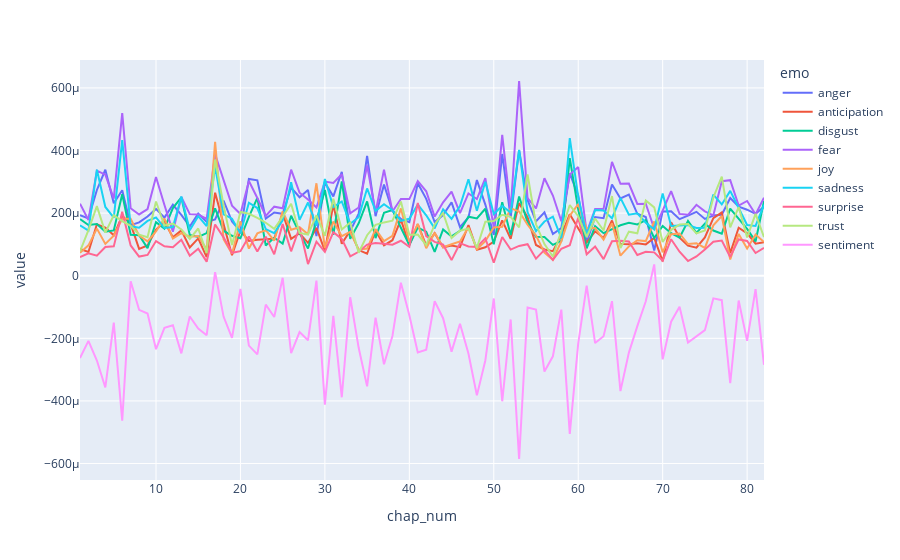

Notebook code cell kept with this figure:
### Code cell
px.line(ASOS_chaps_thin, x='chap_num', y='value', color='emo', hover_name = 'POV')

### Figure 1 — Plotly figure (JSON) as saved in the notebook; plotly's stock layout.template omitted (floating-point values rounded to 4 significant figures)
{"data": [{"hovertemplate": "<b>%{hovertext}</b><br><br>emo=anger<br>chap_num=%{x}<br>value=%{y}<extra></extra>", "hovertext": ["prologue", "jaime", "catelyn", "arya", "tyrion", "davos", "sansa", "jon", "daenerys", "bran", "davos", "jaime", "tyrion", "arya", "catelyn", "jon", "sansa", "arya", "samwell", "tyrion", "catelyn", "jaime", "arya", "daenerys", "bran", "davos", "jon", "daenerys", "sansa", "arya", "jon", "jaime", "tyrion", "samwell", "arya", "catelyn", "davos", "jaime", "tyrion", "arya", "bran", "jon", "daenerys", "arya", "jaime", "catelyn", "samwell", "arya", "jon", "catelyn", "arya", "catelyn", "arya", "tyrion", "davos", "jon", "bran", "daenerys", "tyrion", "sansa", "tyrion", "sansa", "jaime", "davos", "jon", "arya", "tyrion", "jaime", "sansa", "jon", "tyrion", "daenerys", "jaime", "jon", "arya", "samwell", "jon", "tyrion", "samwell", "jon", "sansa", "epilogue"], "legendgroup": "anger", "line": {"color": "#636efa", "dash": "solid"}, "marker": {"symbol": "circle"}, "mode": "lines", "name": "anger", "orientation": "v", "showlegend": true, "type": "scatter", "x": [1, 2, 3, 4, 5, 6, 7, 8, 9, 10, 11, 12, 13, 14, 15, 16, 17, 18, 19, 20, 21, 22, 23, 24, 25, 26, 27, 28, 29, 30, 31, 32, 33, 34, 35, 36, 37, 38, 39, 40, 41, 42, 43, 44, 45, 46, 47, 48, 49, 50, 51, 52, 53, 54, 55, 56, 57, 58, 59, 60, 61, 62, 63, 64, 65, 66, 67, 68, 69, 70, 71, 72, 73, 74, 75, 76, 77, 78, 79, 80, 81, 82], "xaxis": "x", "y": [0.0001934, 0.0001833, 0.000274, 0.0003385, 0.0002313, 0.000273, 0.0001614, 0.0001703, 0.0001892, 0.0002134, 0.0001855, 0.0002266, 0.0001942, 0.0001573, 0.0001987, 0.0001718, 0.0001799, 0.00024, 0.000173, 0.0001416, 0.0003093, 0.0003047, 0.0001829, 0.0002021, 0.0001976, 0.0002815, 0.0002506, 0.0002738, 0.0001265, 0.0002969, 0.0002535, 0.0003319, 0.0001423, 0.0001981, 0.000383, 0.0001902, 0.000291, 0.0002074, 0.000181, 0.0001711, 0.0002957, 0.0002455, 0.0001712, 0.000194, 0.0002345, 0.0001553, 0.0001859, 0.0003055, 0.0002273, 0.0001301, 0.0003889, 0.0001858, 0.0004011, 0.000242, 0.0001734, 0.0002023, 0.0001333, 0.0001522, 0.0003273, 0.0002559, 0.000107, 0.0001874, 0.0001839, 0.0002916, 0.0002467, 0.0002589, 0.0001978, 0.0001877, 8.065e-05, 0.0002056, 0.0002056, 0.0001807, 0.000192, 0.0002042, 0.0001815, 0.0001925, 0.0001949, 0.0002483, 0.0002205, 0.0002109, 0.0001978, 0.0002205], "yaxis": "y"}, {"hovertemplate": "<b>%{hovertext}</b><br><br>emo=anticipation<br>chap_num=%{x}<br>value=%{y}<extra></extra>", "hovertext": ["prologue", "jaime", "catelyn", "arya", "tyrion", "davos", "sansa", "jon", "daenerys", "bran", "davos", "jaime", "tyrion", "arya", "catelyn", "jon", "sansa", "arya", "samwell", "tyrion", "catelyn", "jaime", "arya", "daenerys", "bran", "davos", "jon", "daenerys", "sansa", "arya", "jon", "jaime", "tyrion", "samwell", "arya", "catelyn", "davos", "jaime", "tyrion", "arya", "bran", "jon", "daenerys", "arya", "jaime", "catelyn", "samwell", "arya", "jon", "catelyn", "arya", "catelyn", "arya", "tyrion", "davos", "jon", "bran", "daenerys", "tyrion", "sansa", "tyrion", "sansa", "jaime", "davos", "jon", "arya", "tyrion", "jaime", "sansa", "jon", "tyrion", "daenerys", "jaime", "jon", "arya", "samwell", "jon", "tyrion", "samwell", "jon", "sansa", "epilogue"], "legendgroup": "anticipation", "line": {"color": "#EF553B", "dash": "solid"}, "marker": {"symbol": "circle"}, "mode": "lines", "name": "anticipation", "orientation": "v", "showlegend": true, "type": "scatter", "x": [1, 2, 3, 4, 5, 6, 7, 8, 9, 10, 11, 12, 13, 14, 15, 16, 17, 18, 19, 20, 21, 22, 23, 24, 25, 26, 27, 28, 29, 30, 31, 32, 33, 34, 35, 36, 37, 38, 39, 40, 41, 42, 43, 44, 45, 46, 47, 48, 49, 50, 51, 52, 53, 54, 55, 56, 57, 58, 59, 60, 61, 62, 63, 64, 65, 66, 67, 68, 69, 70, 71, 72, 73, 74, 75, 76, 77, 78, 79, 80, 81, 82], "xaxis": "x", "y": [8.523e-05, 7.591e-05, 0.0001642, 0.0001537, 0.000129, 0.0001915, 0.000165, 8.578e-05, 9.671e-05, 0.000147, 0.0001722, 0.0001229, 0.0001448, 9.01e-05, 0.0001191, 5.982e-05, 0.0002652, 0.0001643, 6.539e-05, 0.0001438, 0.0001112, 0.0001148, 0.0001156, 0.0001181, 0.0002002, 0.0001176, 0.0001356, 0.0001049, 0.0001527, 7.911e-05, 0.0002274, 0.0001021, 0.0001441, 8.202e-05, 7.014e-05, 0.0001447, 9.708e-05, 0.0001134, 0.0001793, 9.736e-05, 0.0001649, 9.6e-05, 0.000136, 9.096e-05, 9.68e-05, 9.109e-05, 0.0001615, 8.322e-05, 9.099e-05, 0.0001087, 0.0001767, 0.0001179, 0.0002319, 0.0001867, 9.828e-05, 8.392e-05, 7.863e-05, 0.0001297, 0.0001965, 0.0001521, 0.000106, 0.0001418, 0.0001204, 0.0001763, 0.0001017, 0.0001002, 0.0001038, 0.0001, 0.0001208, 4.595e-05, 0.000171, 0.0001214, 9.603e-05, 8.943e-05, 0.0001224, 0.000184, 0.0002021, 7.218e-05, 0.0001533, 0.0001355, 0.0001022, 0.000107], "yaxis": "y"}, {"hovertemplate": "<b>%{hovertext}</b><br><br>emo=disgust<br>chap_num=%{x}<br>value=%{y}<extra></extra>", "hovertext": ["prologue", "jaime", "catelyn", "arya", "tyrion", "davos", "sansa", "jon", "daenerys", "bran", "davos", "jaime", "tyrion", "arya", "catelyn", "jon", "sansa", "arya", "samwell", "tyrion", "catelyn", "jaime", "arya", "daenerys", "bran", "davos", "jon", "daenerys", "sansa", "arya", "jon", "jaime", "tyrion", "samwell", "arya", "catelyn", "davos", "jaime", "tyrion", "arya", "bran", "jon", "daenerys", "arya", "jaime", "catelyn", "samwell", "arya", "jon", "catelyn", "arya", "catelyn", "arya", "tyrion", "davos", "jon", "bran", "daenerys", "tyrion", "sansa", "tyrion", "sansa", "jaime", "davos", "jon", "arya", "tyrion", "jaime", "sansa", "jon", "tyrion", "daenerys", "jaime", "jon", "arya", "samwell", "jon", "tyrion", "samwell", "jon", "sansa", "epilogue"], "legendgroup": "disgust", "line": {"color": "#00cc96", "dash": "solid"}, "marker": {"symbol": "circle"}, "mode": "lines", "name": "disgust", "orientation": "v", "showlegend": true, "type": "scatter", "x": [1, 2, 3, 4, 5, 6, 7, 8, 9, 10, 11, 12, 13, 14, 15, 16, 17, 18, 19, 20, 21, 22, 23, 24, 25, 26, 27, 28, 29, 30, 31, 32, 33, 34, 35, 36, 37, 38, 39, 40, 41, 42, 43, 44, 45, 46, 47, 48, 49, 50, 51, 52, 53, 54, 55, 56, 57, 58, 59, 60, 61, 62, 63, 64, 65, 66, 67, 68, 69, 70, 71, 72, 73, 74, 75, 76, 77, 78, 79, 80, 81, 82], "xaxis": "x", "y": [0.0001808, 0.0001619, 0.0001652, 0.0001406, 0.0001448, 0.0002603, 0.0001311, 0.0001297, 8.816e-05, 0.0001708, 0.0001507, 0.0002162, 0.0002501, 0.0001305, 0.0001239, 0.0001363, 0.0002149, 0.0001438, 0.0001276, 0.0001197, 0.0001879, 0.0002486, 9.67e-05, 0.0001212, 0.0001028, 0.0001918, 0.0001362, 8.714e-05, 0.0001748, 0.0002737, 0.0001305, 0.0003015, 0.0001177, 0.0001676, 0.0002374, 0.0001201, 0.0002014, 0.0002099, 0.0001534, 9.802e-05, 0.0001535, 0.0001408, 7.626e-05, 0.0001477, 0.0001255, 0.0001432, 0.0001886, 0.0001828, 0.000214, 0.0001001, 0.0002348, 0.0001299, 0.0002532, 0.0001717, 0.0001241, 0.0001235, 9.841e-05, 0.0001114, 0.0003756, 0.0002113, 8.747e-05, 0.0001585, 0.0001359, 0.0001495, 0.0001612, 0.0001688, 0.0001636, 0.0001774, 0.0001205, 0.0001588, 0.0001358, 0.0001214, 0.0001747, 0.0001371, 0.0001663, 0.0001443, 0.0001342, 0.0002145, 0.0001802, 0.0001494, 0.0001095, 0.0002387], "yaxis": "y"}, {"hovertemplate": "<b>%{hovertext}</b><br><br>emo=fear<br>chap_num=%{x}<br>value=%{y}<extra></extra>", "hovertext": ["prologue", "jaime", "catelyn", "arya", "tyrion", "davos", "sansa", "jon", "daenerys", "bran", "davos", "jaime", "tyrion", "arya", "catelyn", "jon", "sansa", "arya", "samwell", "tyrion", "catelyn", "jaime", "arya", "daenerys", "bran", "davos", "jon", "daenerys", "sansa", "arya", "jon", "jaime", "tyrion", "samwell", "arya", "catelyn", "davos", "jaime", "tyrion", "arya", "bran", "jon", "daenerys", "arya", "jaime", "catelyn", "samwell", "arya", "jon", "catelyn", "arya", "catelyn", "arya", "tyrion", "davos", "jon", "bran", "daenerys", "tyrion", "sansa", "tyrion", "sansa", "jaime", "davos", "jon", "arya", "tyrion", "jaime", "sansa", "jon", "tyrion", "daenerys", "jaime", "jon", "arya", "samwell", "jon", "tyrion", "samwell", "jon", "sansa", "epilogue"], "legendgroup": "fear", "line": {"color": "#ab63fa", "dash": "solid"}, "marker": {"symbol": "circle"}, "mode": "lines", "name": "fear", "orientation": "v", "showlegend": true, "type": "scatter", "x": [1, 2, 3, 4, 5, 6, 7, 8, 9, 10, 11, 12, 13, 14, 15, 16, 17, 18, 19, 20, 21, 22, 23, 24, 25, 26, 27, 28, 29, 30, 31, 32, 33, 34, 35, 36, 37, 38, 39, 40, 41, 42, 43, 44, 45, 46, 47, 48, 49, 50, 51, 52, 53, 54, 55, 56, 57, 58, 59, 60, 61, 62, 63, 64, 65, 66, 67, 68, 69, 70, 71, 72, 73, 74, 75, 76, 77, 78, 79, 80, 81, 82], "xaxis": "x", "y": [0.0002302, 0.0001779, 0.0003357, 0.000323, 0.0002461, 0.0005193, 0.0002157, 0.0001958, 0.0002128, 0.0003152, 0.0002258, 0.0001405, 0.0002517, 0.0001967, 0.0001954, 0.0001817, 0.0003881, 0.0003055, 0.0002239, 0.0001973, 0.0003025, 0.0002482, 0.000191, 0.0002206, 0.0002155, 0.0003386, 0.0002652, 0.0002434, 0.0002179, 0.0003006, 0.0002961, 0.0003243, 0.0001997, 0.0002181, 0.0003522, 0.0002028, 0.0003391, 0.0002054, 0.000245, 0.0002447, 0.0003025, 0.0002698, 0.0001888, 0.0002344, 0.0002688, 0.0001998, 0.000263, 0.0002449, 0.0003116, 0.0001545, 0.0004498, 0.0002089, 0.0006221, 0.0002476, 0.0002151, 0.0003114, 0.0002561, 0.0001738, 0.0003233, 0.0003472, 0.0001379, 0.000213, 0.0002136, 0.0003638, 0.0002936, 0.0002944, 0.0002292, 0.00023, 0.0001499, 0.0002081, 0.0002703, 0.0001975, 0.0001947, 0.0002267, 0.0002058, 0.0001928, 0.0003021, 0.0003052, 0.0002242, 0.0002388, 0.0001961, 0.000249], "yaxis": "y"}, {"hovertemplate": "<b>%{hovertext}</b><br><br>emo=joy<br>chap_num=%{x}<br>value=%{y}<extra></extra>", "hovertext": ["prologue", "jaime", "catelyn", "arya", "tyrion", "davos", "sansa", "jon", "daenerys", "bran", "davos", "jaime", "tyrion", "arya", "catelyn", "jon", "sansa", "arya", "samwell", "tyrion", "catelyn", "jaime", "arya", "daenerys", "bran", "davos", "jon", "daenerys", "sansa", "arya", "jon", "jaime", "tyrion", "samwell", "arya", "catelyn", "davos", "jaime", "tyrion", "arya", "bran", "jon", "daenerys", "arya", "jaime", "catelyn", "samwell", "arya", "jon", "catelyn", "arya", "catelyn", "arya", "tyrion", "davos", "jon", "bran", "daenerys", "tyrion", "sansa", "tyrion", "sansa", "jaime", "davos", "jon", "arya", "tyrion", "jaime", "sansa", "jon", "tyrion", "daenerys", "jaime", "jon", "arya", "samwell", "jon", "tyrion", "samwell", "jon", "sansa", "epilogue"], "legendgroup": "joy", "line": {"color": "#FFA15A", "dash": "solid"}, "marker": {"symbol": "circle"}, "mode": "lines", "name": "joy", "orientation": "v", "showlegend": true, "type": "scatter", "x": [1, 2, 3, 4, 5, 6, 7, 8, 9, 10, 11, 12, 13, 14, 15, 16, 17, 18, 19, 20, 21, 22, 23, 24, 25, 26, 27, 28, 29, 30, 31, 32, 33, 34, 35, 36, 37, 38, 39, 40, 41, 42, 43, 44, 45, 46, 47, 48, 49, 50, 51, 52, 53, 54, 55, 56, 57, 58, 59, 60, 61, 62, 63, 64, 65, 66, 67, 68, 69, 70, 71, 72, 73, 74, 75, 76, 77, 78, 79, 80, 81, 82], "xaxis": "x", "y": [7.351e-05, 9.706e-05, 0.0001504, 0.0001014, 0.0001282, 0.0001817, 0.0001821, 0.000128, 0.0001099, 0.0001419, 0.0001826, 0.0001186, 0.0001358, 0.0001246, 0.0001266, 8.414e-05, 0.000428, 0.000117, 7.049e-05, 0.000174, 8.666e-05, 0.0001352, 0.0001455, 0.0001119, 0.0002056, 0.0001471, 0.0001551, 0.0001324, 0.0002954, 8.847e-05, 0.0001731, 0.0001263, 0.0001405, 8.324e-05, 8.683e-05, 0.0001486, 0.0001107, 0.0001277, 0.0002152, 0.0001084, 0.0001651, 8.787e-05, 0.0001372, 9.099e-05, 0.0001004, 0.0001095, 0.0001546, 8.436e-05, 0.0001106, 0.000154, 0.0001561, 0.0002158, 0.0002053, 0.0001628, 0.0001282, 7.342e-05, 5.096e-05, 0.0001101, 0.000192, 0.0002288, 0.0001509, 0.0001522, 0.0001151, 0.0001675, 6.409e-05, 9.373e-05, 0.0001135, 0.0001106, 0.0001733, 7.462e-05, 0.0001328, 0.0001349, 0.0001013, 0.0001039, 8.87e-05, 0.0001609, 0.0001908, 5.167e-05, 0.0001335, 8.684e-05, 0.0001316, 0.0001076], "yaxis": "y"}, {"hovertemplate": "<b>%{hovertext}</b><br><br>emo=sadness<br>chap_num=%{x}<br>value=%{y}<extra></extra>", "hovertext": ["prologue", "jaime", "catelyn", "arya", "tyrion", "davos", "sansa", "jon", "daenerys", "bran", "davos", "jaime", "tyrion", "arya", "catelyn", "jon", "sansa", "arya", "samwell", "tyrion", "catelyn", "jaime", "arya", "daenerys", "bran", "davos", "jon", "daenerys", "sansa", "arya", "jon", "jaime", "tyrion", "samwell", "arya", "catelyn", "davos", "jaime", "tyrion", "arya", "bran", "jon", "daenerys", "arya", "jaime", "catelyn", "samwell", "arya", "jon", "catelyn", "arya", "catelyn", "arya", "tyrion", "davos", "jon", "bran", "daenerys", "tyrion", "sansa", "tyrion", "sansa", "jaime", "davos", "jon", "arya", "tyrion", "jaime", "sansa", "jon", "tyrion", "daenerys", "jaime", "jon", "arya", "samwell", "jon", "tyrion", "samwell", "jon", "sansa", "epilogue"], "legendgroup": "sadness", "line": {"color": "#19d3f3", "dash": "solid"}, "marker": {"symbol": "circle"}, "mode": "lines", "name": "sadness", "orientation": "v", "showlegend": true, "type": "scatter", "x": [1, 2, 3, 4, 5, 6, 7, 8, 9, 10, 11, 12, 13, 14, 15, 16, 17, 18, 19, 20, 21, 22, 23, 24, 25, 26, 27, 28, 29, 30, 31, 32, 33, 34, 35, 36, 37, 38, 39, 40, 41, 42, 43, 44, 45, 46, 47, 48, 49, 50, 51, 52, 53, 54, 55, 56, 57, 58, 59, 60, 61, 62, 63, 64, 65, 66, 67, 68, 69, 70, 71, 72, 73, 74, 75, 76, 77, 78, 79, 80, 81, 82], "xaxis": "x", "y": [0.000161, 0.0001441, 0.0003386, 0.0002197, 0.0001857, 0.0004331, 0.0001579, 0.0001534, 0.000175, 0.0001861, 0.0001529, 0.0001557, 0.0002527, 0.000145, 0.0001902, 0.0001587, 0.0003478, 0.0001961, 0.0001824, 0.0001352, 0.0002331, 0.0002163, 0.000149, 0.0001361, 0.0001769, 0.0002984, 0.0001785, 0.0002338, 0.0001596, 0.000309, 0.0002191, 0.0002372, 0.0001662, 0.000187, 0.0002789, 0.0002072, 0.0002282, 0.0002092, 0.0001754, 0.0001818, 0.0002275, 0.0001931, 0.0001514, 0.0002121, 0.0001815, 0.0002229, 0.0003083, 0.0002075, 0.0003004, 0.0001972, 0.0002234, 0.0002015, 0.0004024, 0.0002031, 0.0001422, 0.0001732, 0.0001889, 0.0001204, 0.0004398, 0.0002519, 0.0001301, 0.0002098, 0.0002083, 0.0001837, 0.0002486, 0.0001948, 0.0001994, 0.0001692, 0.000148, 0.0002629, 0.0001587, 0.0001591, 0.0001617, 0.0001528, 0.0001532, 0.0002592, 0.0002278, 0.0002711, 0.0002162, 0.0001618, 0.000159, 0.0002268], "yaxis": "y"}, {"hovertemplate": "<b>%{hovertext}</b><br><br>emo=surprise<br>chap_num=%{x}<br>value=%{y}<extra></extra>", "hovertext": ["prologue", "jaime", "catelyn", "arya", "tyrion", "davos", "sansa", "jon", "daenerys", "bran", "davos", "jaime", "tyrion", "arya", "catelyn", "jon", "sansa", "arya", "samwell", "tyrion", "catelyn", "jaime", "arya", "daenerys", "bran", "davos", "jon", "daenerys", "sansa", "arya", "jon", "jaime", "tyrion", "samwell", "arya", "catelyn", "davos", "jaime", "tyrion", "arya", "bran", "jon", "daenerys", "arya", "jaime", "catelyn", "samwell", "arya", "jon", "catelyn", "arya", "catelyn", "arya", "tyrion", "davos", "jon", "bran", "daenerys", "tyrion", "sansa", "tyrion", "sansa", "jaime", "davos", "jon", "arya", "tyrion", "jaime", "sansa", "jon", "tyrion", "daenerys", "jaime", "jon", "arya", "samwell", "jon", "tyrion", "samwell", "jon", "sansa", "epilogue"], "legendgroup": "surprise", "line": {"color": "#FF6692", "dash": "solid"}, "marker": {"symbol": "circle"}, "mode": "lines", "name": "surprise", "orientation": "v", "showlegend": true, "type": "scatter", "x": [1, 2, 3, 4, 5, 6, 7, 8, 9, 10, 11, 12, 13, 14, 15, 16, 17, 18, 19, 20, 21, 22, 23, 24, 25, 26, 27, 28, 29, 30, 31, 32, 33, 34, 35, 36, 37, 38, 39, 40, 41, 42, 43, 44, 45, 46, 47, 48, 49, 50, 51, 52, 53, 54, 55, 56, 57, 58, 59, 60, 61, 62, 63, 64, 65, 66, 67, 68, 69, 70, 71, 72, 73, 74, 75, 76, 77, 78, 79, 80, 81, 82], "xaxis": "x", "y": [5.912e-05, 7.146e-05, 6.405e-05, 9.182e-05, 9.377e-05, 0.0002045, 9.673e-05, 6.108e-05, 6.633e-05, 0.0001107, 9.388e-05, 9.128e-05, 0.0001149, 6.375e-05, 8.636e-05, 4.489e-05, 0.0001635, 0.0001225, 7.305e-05, 7.846e-05, 0.0001256, 7.723e-05, 0.0001247, 6.841e-05, 0.0001653, 7.798e-05, 0.0001541, 3.721e-05, 0.0001088, 7.604e-05, 0.0001393, 0.0001176, 6.205e-05, 7.649e-05, 9.941e-05, 0.0001044, 0.0001023, 9.893e-05, 0.0001118, 9.238e-05, 0.0002326, 0.0001265, 0.000108, 9.92e-05, 4.99e-05, 0.0001039, 9.355e-05, 9.219e-05, 0.0001196, 4.193e-05, 0.0001238, 8.345e-05, 9.517e-05, 0.0001008, 5.455e-05, 8.248e-05, 5.03e-05, 8.628e-05, 9.722e-05, 0.0001858, 6.861e-05, 9.342e-05, 5.291e-05, 0.0001102, 0.0001115, 0.0001096, 6.621e-05, 7.638e-05, 7.459e-05, 4.825e-05, 0.0001166, 7.669e-05, 4.693e-05, 6.161e-05, 8.41e-05, 0.0001087, 0.0001123, 6.004e-05, 0.000116, 0.0001112, 7.255e-05, 8.892e-05], "yaxis": "y"}, {"hovertemplate": "<b>%{hovertext}</b><br><br>emo=trust<br>chap_num=%{x}<br>value=%{y}<extra></extra>", "hovertext": ["prologue", "jaime", "catelyn", "arya", "tyrion", "davos", "sansa", "jon", "daenerys", "bran", "davos", "jaime", "tyrion", "arya", "catelyn", "jon", "sansa", "arya", "samwell", "tyrion", "catelyn", "jaime", "arya", "daenerys", "bran", "davos", "jon", "daenerys", "sansa", "arya", "jon", "jaime", "tyrion", "samwell", "arya", "catelyn", "davos", "jaime", "tyrion", "arya", "bran", "jon", "daenerys", "arya", "jaime", "catelyn", "samwell", "arya", "jon", "catelyn", "arya", "catelyn", "arya", "tyrion", "davos", "jon", "bran", "daenerys", "tyrion", "sansa", "tyrion", "sansa", "jaime", "davos", "jon", "arya", "tyrion", "jaime", "sansa", "jon", "tyrion", "daenerys", "jaime", "jon", "arya", "samwell", "jon", "tyrion", "samwell", "jon", "sansa", "epilogue"], "legendgroup": "trust", "line": {"color": "#B6E880", "dash": "solid"}, "marker": {"symbol": "circle"}, "mode": "lines", "name": "trust", "orientation": "v", "showlegend": true, "type": "scatter", "x": [1, 2, 3, 4, 5, 6, 7, 8, 9, 10, 11, 12, 13, 14, 15, 16, 17, 18, 19, 20, 21, 22, 23, 24, 25, 26, 27, 28, 29, 30, 31, 32, 33, 34, 35, 36, 37, 38, 39, 40, 41, 42, 43, 44, 45, 46, 47, 48, 49, 50, 51, 52, 53, 54, 55, 56, 57, 58, 59, 60, 61, 62, 63, 64, 65, 66, 67, 68, 69, 70, 71, 72, 73, 74, 75, 76, 77, 78, 79, 80, 81, 82], "xaxis": "x", "y": [7.748e-05, 0.0001458, 0.0002224, 0.0001378, 0.0001932, 0.0001745, 0.0001593, 0.0001311, 0.0001232, 0.0002371, 0.0001604, 0.000167, 0.0001475, 0.0001177, 0.0001508, 7.231e-05, 0.000371, 0.0002252, 9.812e-05, 0.0002036, 0.0001979, 0.0001851, 0.0001692, 0.0001497, 0.0001882, 0.0002298, 0.0001366, 0.0001315, 0.0001929, 0.0001277, 0.0002459, 0.0001475, 0.0001699, 7.323e-05, 0.0001293, 0.0001627, 0.0001703, 0.0001757, 0.0002367, 0.0001312, 0.0001313, 9.799e-05, 0.0001637, 0.0002009, 0.0001206, 0.0001438, 0.0001506, 8.924e-05, 0.0001723, 0.0001745, 0.0001946, 0.0001882, 0.0001543, 0.0003239, 0.0001644, 0.0001013, 6.141e-05, 0.0001465, 0.0002258, 0.0001899, 0.0001238, 0.0001827, 0.0001445, 0.0002546, 8.811e-05, 0.0001408, 0.0001355, 0.00024, 0.0002184, 0.0001079, 0.0001466, 0.0001635, 0.0001651, 0.0001354, 0.0001448, 0.00025, 0.0003167, 0.0001548, 0.0002192, 0.0001225, 0.0001978, 0.0001235], "yaxis": "y"}, {"hovertemplate": "<b>%{hovertext}</b><br><br>emo=sentiment<br>chap_num=%{x}<br>value=%{y}<extra></extra>", "hovertext": ["prologue", "jaime", "catelyn", "arya", "tyrion", "davos", "sansa", "jon", "daenerys", "bran", "davos", "jaime", "tyrion", "arya", "catelyn", "jon", "sansa", "arya", "samwell", "tyrion", "catelyn", "jaime", "arya", "daenerys", "bran", "davos", "jon", "daenerys", "sansa", "arya", "jon", "jaime", "tyrion", "samwell", "arya", "catelyn", "davos", "jaime", "tyrion", "arya", "bran", "jon", "daenerys", "arya", "jaime", "catelyn", "samwell", "arya", "jon", "catelyn", "arya", "catelyn", "arya", "tyrion", "davos", "jon", "bran", "daenerys", "tyrion", "sansa", "tyrion", "sansa", "jaime", "davos", "jon", "arya", "tyrion", "jaime", "sansa", "jon", "tyrion", "daenerys", "jaime", "jon", "arya", "samwell", "jon", "tyrion", "samwell", "jon", "sansa", "epilogue"], "legendgroup": "sentiment", "line": {"color": "#FF97FF", "dash": "solid"}, "marker": {"symbol": "circle"}, "mode": "lines", "name": "sentiment", "orientation": "v", "showlegend": true, "type": "scatter", "x": [1, 2, 3, 4, 5, 6, 7, 8, 9, 10, 11, 12, 13, 14, 15, 16, 17, 18, 19, 20, 21, 22, 23, 24, 25, 26, 27, 28, 29, 30, 31, 32, 33, 34, 35, 36, 37, 38, 39, 40, 41, 42, 43, 44, 45, 46, 47, 48, 49, 50, 51, 52, 53, 54, 55, 56, 57, 58, 59, 60, 61, 62, 63, 64, 65, 66, 67, 68, 69, 70, 71, 72, 73, 74, 75, 76, 77, 78, 79, 80, 81, 82], "xaxis": "x", "y": [-0.0002632, -0.0002081, -0.0002708, -0.0003569, -0.0001499, -0.0004634, -1.77e-05, -0.0001089, -0.0001209, -0.0002346, -0.0001664, -0.0001584, -0.000248, -0.0001301, -0.000169, -0.00019, 1.15e-05, -0.0001306, -0.0001987, -4.177e-05, -0.0002232, -0.0002513, -9.241e-05, -0.0001321, -6.708e-06, -0.0002472, -0.0001799, -0.0002062, -1.549e-05, -0.0004116, -0.0001284, -0.0003884, -6.878e-05, -0.0002303, -0.0003536, -0.0001342, -0.0002827, -0.0001924, -2.219e-05, -0.0001263, -0.0002454, -0.0002362, -8.146e-05, -0.0001357, -0.0002426, -0.0001537, -0.0002483, -0.0003823, -0.0002707, -7.274e-05, -0.0004011, -0.0001397, -0.0005855, -0.0001014, -0.000108, -0.0003063, -0.0002574, -0.0001083, -0.0005052, -0.0002165, -3.196e-05, -0.0002152, -0.0001934, -8.112e-05, -0.0003687, -0.0002455, -0.0001612, -8.167e-05, 3.605e-05, -0.000267, -0.000147, -9.904e-05, -0.0002135, -0.0001936, -0.0001739, -7.241e-05, -7.808e-05, -0.0003436, -7.931e-05, -0.0002082, -4.284e-05, -0.0002845], "yaxis": "y"}], "layout": {"autosize": true, "legend": {"title": {"text": "emo"}, "tracegroupgap": 0}, "margin": {"t": 60}, "xaxis": {"anchor": "y", "autorange": true, "domain": [0, 1], "range": [1, 82], "title": {"text": "chap_num"}, "type": "linear"}, "yaxis": {"anchor": "x", "autorange": true, "domain": [0, 1], "range": [-0.0006526, 0.0006892], "title": {"text": "value"}, "type": "linear"}}}
